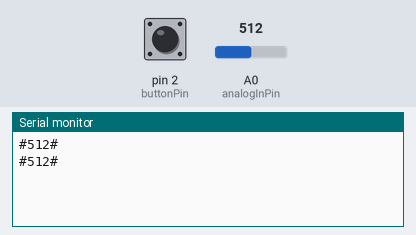
Bench run of a sketch on a simulated Arduino Uno, built with avr-gcc and run on an emulated ATmega328P. Parts: the last lines printed to the serial monitor. The inputs (shaded band) are chosen by the test bench; at power-on: A0 (analogInPin) = 512, pin 2 (buttonPin) LOW.

Above: at 1.8 s.
1.9 s: A0 (analogInPin) set to 716
At 2.5 s:
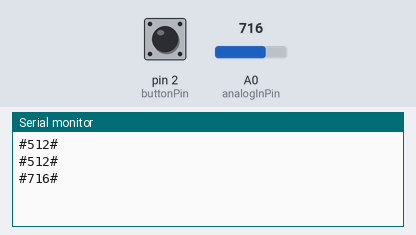
3.4 s: pin 2 (buttonPin) pulled HIGH for 1.2 s
At 4.8 s:
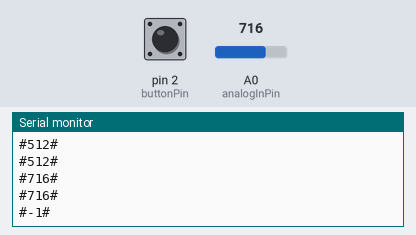
6.1 s: A0 (analogInPin) set to 900
At 6.1 s:
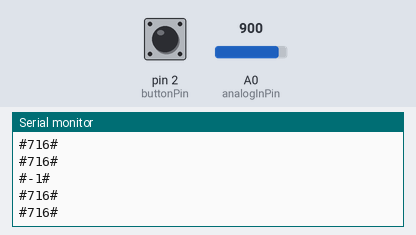
Timing chart, 0 to 9.1 s (numbered marks = the images above; inputs shaded):
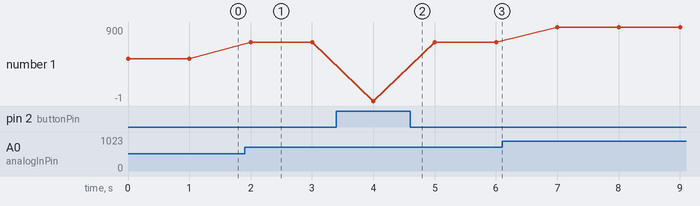

The sketch:

garduino_button.ino
```cpp
/*
 Second moisture sensure prototype.

 Arduino connected electric signal amplifying circuit and two cabled nails as conductivity
 (~moisture) sensor, and a button indicated when sand is watered.

 It reads value from analog in pin and print it to serial formatted as "#<value>#".
 Value is (0, 1024), although maximium empiric value is 893. So 100% moisture can be
 considered at 900.
 If button is pressed, a "#-1#" value is sent.


 The circuit:
    * Sensor: two nails connected to an circuit amplifying electric signal to analog pin,
 <TDB>

 created 7 Dec. 2011
 by Antonio Barcia

 This code is in the public domain.
 */

const int analogInPin = A0;  // Analog input pin that the potentiometer is attached to
const int buttonPin = 2;     // the number of the pushbutton p

int sensorValue = 0;        // value read from the pot
int buttonState = LOW
;

void SendToSerial (int id, int sensorValue)
{
  // print the results to the serial monitor:
  Serial.print("#");
  Serial.print(sensorValue);
  Serial.print("#");
  Serial.print("\n");
}

void setup() {
  // initialize serial communications at 9600 bps:
  Serial.begin(9600);
  pinMode(buttonPin, INPUT);
}

void loop() {
  // read the analog in value

  sensorValue = analogRead(analogInPin);
  // read the state of the pushbutton value:
  buttonState = digitalRead(buttonPin);

  if (buttonState == HIGH) {
     sensorValue = -1;
  }
  SendToSerial(1,sensorValue);

  delay(1000);
}
```

Measured:
- after the input at 1.9 s, the serial monitor: prints a new line after 0.10 s (image 1)
- after the input at 3.4 s, the serial monitor: prints a new line after 0.60 s (image 2)
- plotted number 1: 512 → 716 after the input at 1.9 s, 716 → 900 after the input at 6.1 s
